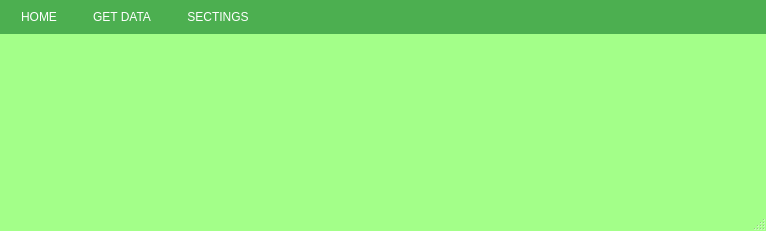
<?xml version="1.0" encoding="UTF-8"?>
<ui version="4.0">
 <class>MainWindow</class>
 <widget class="QMainWindow" name="MainWindow">
  <property name="geometry">
   <rect>
    <x>0</x>
    <y>0</y>
    <width>766</width>
    <height>231</height>
   </rect>
  </property>
  <property name="windowTitle">
   <string>MainWindow</string>
  </property>
  <property name="styleSheet">
   <string notr="true">QMainWindow {
    background-color: rgb(163, 255, 137);
}

QMenuBar {
    background-color: #4CAF50;
    color: white;
}

QMenuBar::item {
    background-color: #4CAF50;
    color: white;
    padding: 10px 15px;
}

QMenuBar::item:selected {
    background-color: #558b2f;
}

QMenu::item {
    background-color: #4CAF50;
    color: white;
    padding: 4px 20px;
}

QMenu::item:selected {
    background-color: #558b2f;
}
</string>
  </property>
  <widget class="QWidget" name="centralwidget">
   <layout class="QVBoxLayout" name="verticalLayout"/>
  </widget>
  <widget class="QMenuBar" name="menubar">
   <property name="geometry">
    <rect>
     <x>0</x>
     <y>0</y>
     <width>766</width>
     <height>37</height>
    </rect>
   </property>
   <property name="cursor">
    <cursorShape>PointingHandCursor</cursorShape>
   </property>
   <property name="layoutDirection">
    <enum>Qt::LayoutDirection::LeftToRight</enum>
   </property>
   <widget class="QMenu" name="menuHome">
    <property name="title">
     <string>HOME</string>
    </property>
    <addaction name="actionHOME"/>
   </widget>
   <widget class="QMenu" name="menuGET_DATA">
    <property name="title">
     <string>GET DATA</string>
    </property>
    <addaction name="actionASV"/>
    <addaction name="actionAV"/>
    <addaction name="separator"/>
    <addaction name="actionDAILY_ATTENDANCE"/>
   </widget>
   <widget class="QMenu" name="menuSECTINGS">
    <property name="title">
     <string>SECTINGS</string>
    </property>
    <addaction name="actionNEW_ROUTINE"/>
    <addaction name="actionEDIT_ROUTINE"/>
    <addaction name="separator"/>
    <addaction name="actionEDIT_DATABASE"/>
   </widget>
   <addaction name="menuHome"/>
   <addaction name="menuGET_DATA"/>
   <addaction name="menuSECTINGS"/>
  </widget>
  <widget class="QStatusBar" name="statusbar"/>
  <action name="actionASV">
   <property name="text">
    <string>ASV</string>
   </property>
  </action>
  <action name="actionAV">
   <property name="text">
    <string>AV</string>
   </property>
  </action>
  <action name="actionDAILY_ATTENDANCE">
   <property name="text">
    <string>DAILY ATTENDANCE</string>
   </property>
  </action>
  <action name="actionNEW_ROUTINE">
   <property name="text">
    <string>NEW ROUTINE</string>
   </property>
  </action>
  <action name="actionEDIT_ROUTINE">
   <property name="text">
    <string>EDIT ROUTINE</string>
   </property>
  </action>
  <action name="actionEDIT_DATABASE">
   <property name="text">
    <string>EDIT DATABASE</string>
   </property>
  </action>
  <action name="actionHOME">
   <property name="text">
    <string>HOME</string>
   </property>
  </action>
 </widget>
 <resources/>
 <connections/>
</ui>
